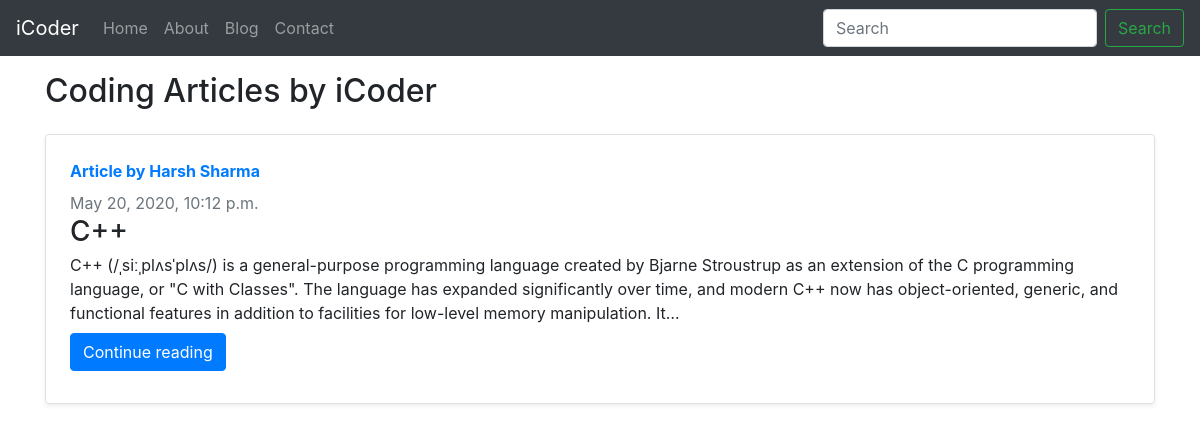
Screenshot of /blog/ with the database file from the repository.
### blog/models.py (models this page shows, shortened)
class Post(models.Model):
    sno = models.AutoField(primary_key=True)
    title = models.CharField(max_length=255)
    content = models.TextField()
    author = models.CharField(max_length=100)
    slug = models.CharField(max_length=130)
    timeStamp = models.DateTimeField(blank=True)

### blog/views.py (the view)
# urls.py: path('', views.blogHome,name='blogHome'),
def blogHome(request):
    allPosts = Post.objects.all()
    context = {'allPosts': allPosts}
    return render(request, 'blog/blogHome.html', context)

### templates/blog/blogHome.html (shortened to what this page needs)
{% extends 'base.html' %}
{% block body %}
<div class="container my-3">
<h2>Coding Articles by iCoder</h2>
{% for post in allPosts %}
<div class="row no-gutters border rounded overflow-hidden flex-md-row my-4 shadow-sm h-md-250 position-relative">
    <div class="col p-4 d-flex flex-column position-static">
          <strong class="d-inline-block mb-2 text-primary"><a href="/blog/abou"> Article by {{post.author}}</a></strong>
          <div class="mb-0 text-muted">{{post.timeStamp}}</div>
          <h3 class="mb-1">{{post.title}}</h3>
          <p class="card-text mb-auto">{{post.content | truncatechars:350}}</p>
        <div class="my-2">
          <a href="/blog/{{post.slug}}" role="button" class="btn btn-primary">Continue reading</a>
        </div>
      </div>
</div>
{% endfor %}
</div>
{% endblock body %}

### templates/base.html (shortened to what this page needs)
<!doctype html>
<html lang="en">
  <head>
    <link rel="stylesheet" href="https://stackpath.bootstrapcdn.com/bootstrap/4.5.0/css/bootstrap.min.css">
  </head>
  <body>
    <nav class="navbar navbar-expand-lg navbar-dark bg-dark">
  <a class="navbar-brand" href="/">iCoder</a>
  <div class="collapse navbar-collapse" id="navbarSupportedContent">
    <ul class="navbar-nav mr-auto">
      <li class="nav-item {% block homeactive %} {% endblock homeactive %}">
        <a class="nav-link" href="/">Home <span class="sr-only">(current)</span></a>
      </li>
      <li class="nav-item {% block aboutactive %} {% endblock aboutactive %}">
        <a class="nav-link" href="/about">About</a>
      </li>
      <li class="nav-item {% block blogactive %} {% endblock blogactive %}">
        <a class="nav-link" href="/blog">Blog</a>
      </li>
      <li class="nav-item {% block contentactive %} {% endblock contentactive %}">
        <a class="nav-link" href="/contact">Contact</a>
      </li>
    </ul>
    <form class="form-inline my-2 my-lg-0">
      <input class="form-control mr-sm-2" type="search" placeholder="Search" aria-label="Search">
      <button class="btn btn-outline-success my-2 my-sm-0" type="submit">Search</button>
    </form>
  </div>
</nav>
{% block body %}
{% endblock body %}
  </body>
</html>

### rows the page displays
Post: author "Harsh Sharma", timeStamp "May 20, 2020, 10:12 p.m.", title "C++", content "C++ (/ˌsiːˌplʌsˈplʌs/) is a general-purpose programming language created by Bjarne Stroustrup as an extension of the C programming language, or \"C with Classes\". The language has expanded significantly over time, and modern C++ now has object-oriented, generic, and functional features in addition to facilities for low-level memory manipulation. It…"
